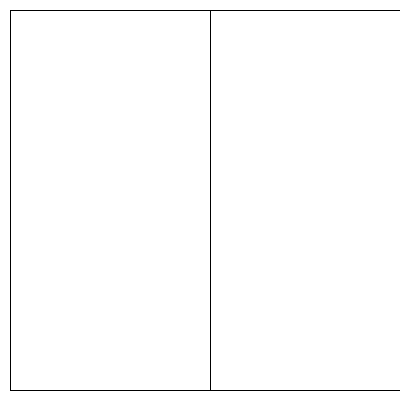
Frame 1 (no input)
Frame 2 (the mouse pressed at the canvas centre, redrawn once): identical to frame 1, image omitted

The Processing sketch that drew this single still picture (run headless with seeded random() and noise(); the mouse was pressed at the canvas centre and the sketch redrawn once):

// Processing sketch: binsprinters
// ── binsprinters.pde
int stuff[][][][][] = new int[2][2][3][4][5];

void setup() {
  size(400,400);
  smooth();
  noLoop();
}

void draw() {
  background(255);
  //ellipse(width / 2, height / 2, width / 4, width / 4);
  stroke(0);
  
  for (int loc = 0; loc < stuff.length; loc += 1) {
    float locw = width / stuff.length;
    float locx = 10 + (loc * locw);
    float locy = 10;
    float loch = height - 20;
    
    rect(locx, locy, locw, loch);
    for (int row = 0; row < stuff[loc].length; row += 1) {
      for (int bay = 0; bay < stuff[loc][row].length; bay += 1) {
        for (int shelf = 0; shelf < stuff[loc][row][bay].length; shelf += 1) {
          for (int bin = 0; bin < stuff[loc][row][bay][shelf].length; bin += 1) {
            println(loc + ":" + row + ":" + bay + ":" + shelf + ":" + bin);
            
            
          }
        }
      }
    }
    
  }
  
  
}
